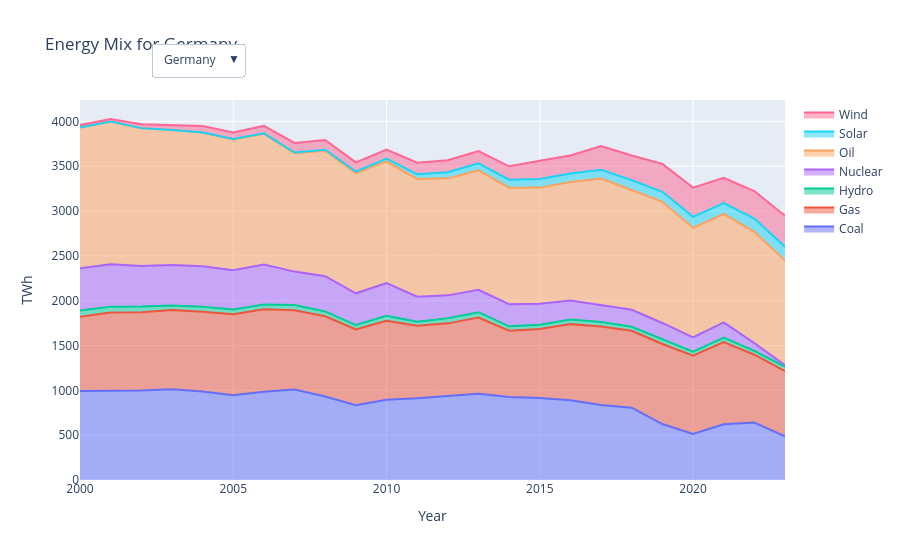

The notebook cell saved with this chart:
### Markdown cell above
### Exercise 26 – A dropdown

**A dropdown.** The energy table has inconsistent source labels. The table `energy` has the columns `nation`, `year`, `source`, `twh`. First print how many distinct labels `energy['source']` has, then clean them (strip spaces, capitalise) and print again. Aggregate to `mix` = TWh summed by `nation`, `year`, `source`.
Then draw a stacked area chart (`go.Scatter(stackgroup=...)`) of the energy mix for `['Germany', 'Israel', 'Norway', 'China']`, with a dropdown (`updatemenus`) that shows one country at a time.

### Code cell
# Write your code here
import plotly.graph_objects as go

# We print distinct labels before cleaning
print("Distinct sources before:", energy['source'].nunique())

# Cleaning the 'source' column by strip spaces and capitalize
energy['source'] = energy['source'].str.strip().str.capitalize()
print("Distinct sources after:", energy['source'].nunique())

# Aggregate TWh summed by nation, year, source
mix = energy.groupby(['nation', 'year', 'source'], as_index=False)['twh'].sum()

nations = ['Germany', 'Israel', 'Norway', 'China']
dff = mix[mix['nation'].isin(nations)]
sources = dff['source'].unique()

fig = go.Figure()

# Adding traces for all nations
for nation in nations:
    ndf = dff[dff['nation'] == nation]
    for src in sources:
        sub = ndf[ndf['source'] == src]
        fig.add_trace(go.Scatter(
            x=sub['year'], y=sub['twh'], name=src, 
            stackgroup='one', visible=(nation == nations[0])
        ))

# Create dropdown buttons using a list comprehension to access each country
fig.update_layout(
    updatemenus=[dict(
        buttons=[
            dict(
                label=nat, 
                method="update", 
                args=[{"visible": [n == nat for n in nations for _ in sources]},
                      {"title": f"Energy Mix for {nat}"}]
            ) for nat in nations
        ],
        x=0.1, y=1.15, xanchor='left', yanchor='top'
    )],
    title=f"Energy Mix for {nations[0]}",
    xaxis_title="Year",
    yaxis_title="TWh"
)

fig.show()
